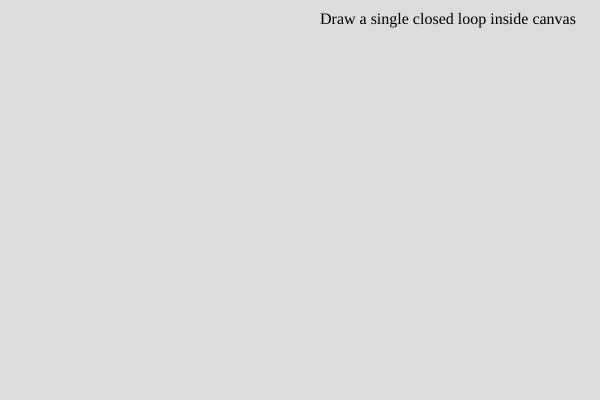
Frame 1 (no input)
Frame 60 (no input): identical to frame 1, image omitted
Frame 120 (the mouse pressed at the canvas centre since frame 60): identical to frame 1, image omitted

The p5.js sketch that drew this single still picture (run headless with seeded random() and noise() and a simulated clock; from frame 60 on, the mouse is pressed at the canvas centre):

// p5.js sketch
// ── sketch.js
// While drawing shape you can only draw a single loop. if mouse is lifted to draw seperately it will join to previous point. and if drawing is completed the start and end points are joined to make it a closed loop.

var points = []; // The points we draw.. stored as p5.Vector
var canDraw = true; // After hitting start button, to prevent mouseDragged creating extra points
var coeff = {}; // The main object which carries data of { key = angular speed of circle, value = complex number as p5.Vector | which gives size and starting angle of circle => radius = value.mag() and starting angle = value.heading() }
var maxCircles = 100; // this value changes how many circles you want to see on screen. If maxCircles = 100 you will see circles with angular speed -50 to 50 excluding 0.
// maxCircles can be adjusted by circlesSlider (NOTE: maxCircles will only take even value so if circlesSlider is odd it will take circlesSlider.value()+1)

// There are three phases of draws in this program
// 1) the phase where you will give your shape
// 2) the phase where we try to fit the shape by increasing number of circles
// 3) the phase where epicycles try to draw the shape and this phase continues till termination
var drawCounter = 0; // drawCounter indicates the phase you are in (0-indexed)
var animResol = 200; // animResol = number of frames the second phase will stay. You can change it accordingly
var animFram = 0; // animFram keeps count of number of frames passed in second phase
var revolveResol = 400; // revolveResol = number of frames the third phase will stay. You can change it accordingly
var revolveFrame = 0; // revolveFrame keeps count of number of frames passed in third phase
var ansPoints = {}; // used to draw second phase. This carries data of shapes formed by different number of circles { key = n | circles with angular speed -n to n are used to form shape, value = shape stored in form of array of p5.Vector }.
var cirGr; // cirGr is 'circlesGroup' object which consists of data regarding circles that are drawn in third phase
var previewResol = 300; // This is used in second phase. previewResol = number of points to be shown in the loop in second phase. so ansPoints[i].length = previewResol

function setup() {
  createCanvas(600, 400);
  button = createButton("Start");
  button.position(250, 420);
  button.mousePressed(calcAndStart);
  reset = createButton("Reset");
  reset.position(350, 420);
  reset.mousePressed(ResetAll);
  circlesSlider = createSlider(1, 2 * maxCircles, maxCircles);
  circlesSlider.position(10, 420);
  infoLabel = createElement("label", "Draw a single closed loop inside canvas");
  infoLabel.position(320, 10);
  var sv = circlesSlider.value();
  errorLabel = createElement("label", "Draw Something");
  errorLabel.position(150, 500);
  sliderLabel = createElement(
    "label",
    "Number of circles = " + (sv + (sv % 2)).toString()
  );
  sliderLabel.position(10, 450);
}

// Resets all parameters and clears screen
function ResetAll() {
  points = [];
  canDraw = true;
  coeff = {};
  var sv = circlesSlider.value();
  maxCircles = sv + (sv % 2);
  drawCounter = 0;
  animFram = 0;
  revolveFrame = 0;
  ansPoints = {};
  cirGr = null;
  infoLabel.html("Draw a single loop inside canvas");
}

// can only draw shape in first phase and within boundary of canvas (with a offset of 10 pixels)
function mouseDragged() {
  if (canDraw)
    if (
      mouseX < width - 10 &&
      mouseY < height - 10 &&
      mouseX > 10 &&
      mouseY > 10
    )
      points.push(createVector(mouseX, mouseY));
}

// clicking start button starts this method
function calcAndStart() {
  var sv = circlesSlider.value();
  if (points.length > 0) {
    if (canDraw) {
      // if first time pressed
      animFram = 0;
      revolveFrame = 0;
      points.push(points[0]);
      maxCircles = sv + (sv % 2); // maxCircles should only contain even numbers
      canDraw = false;
      calcAllCoeff();
      finalShapeCalc();
      console.log(points.length);
      console.log("Calculated");
      drawCounter = 1;
      cirGr = new circlesGroup(coeff);
    } else if (maxCircles != sv && maxCircles != sv + 1) {
      animFram = 0;
      revolveFrame = 0;
      maxCircles = sv + (sv % 2); // maxCircles should only contain even numbers
      calcAllCoeff();
      finalShapeCalc();
      drawCounter = 1;
      console.log(points.length);
      console.log("Calculated");
      cirGr = new circlesGroup(coeff);
    }
  }
}

// used to calculate complex coefficients for respective angular speeds of circles
function calcAllCoeff() {
  var n = maxCircles / 2;
  coeff = {};
  for (i = -1 * n; i <= n; ++i) {
    coeff[i] = calcCoeff(i);
  }
}

// used to calculate ansPoints object for second phase
function finalShapeCalc() {
  ansPoints = {};
  for (var i = 0; i <= maxCircles / 2; ++i) {
    ansPoints[i] = [];
    for (var j = 0; j < previewResol; ++j) {
      var x = map(j, 0, previewResol, -1 * Math.PI, Math.PI);
      var cn = coeff[i];
      var cs = createVector(Math.cos(i * x), Math.sin(i * x));
      var vec = complexMult(cn, cs);
      if (i != 0) {
        vec.add(ansPoints[i - 1][j]);
        cn = coeff[-1 * i];
        cs = createVector(Math.cos(i * x), Math.sin(-1 * i * x));
        vec.add(complexMult(cn, cs));
      }
      ansPoints[i].push(vec);
    }
    ansPoints[i].push(ansPoints[i][0]);
  }
}

// Fourier series implementation to get complex coefficient for a angular speed
function calcCoeff(n) {
  var ans = createVector(0, 0);
  for (var i = 0; i < points.length - 1; ++i) {
    ans.add(integrateLine(i, n));
  }
  return ans;
}

// as complex numbers stored in p5.Vector this function gives complex multiplication of two p5.Vectors
function complexMult(v1, v2) {
  var a = v1.x;
  var b = v1.y;
  var c = v2.x;
  var d = v2.y;
  return createVector(a * c - b * d, b * c + a * d);
}

// Fourier stuff.. formula implementation
function integrateLine(pos, n) {
  var ll = map(pos, 0, points.length - 1, -1 * Math.PI, Math.PI);
  var ul = map(pos + 1, 0, points.length - 1, -1 * Math.PI, Math.PI);
  var ans = createVector(0, 0);
  for (var i = 0; i < 10; i++) {
    var x = map(i, 0, 10, ll, ul);
    var cs = createVector(Math.cos(n * x), Math.sin(-1 * n * x));
    var midvec = p5.Vector.lerp(points[pos], points[pos + 1], i / 10);
    ans.add(complexMult(midvec, cs));
  }
  ans.div(points.length - 1);
  ans.div(10);
  return ans;
}

// always draw the points array.. throughout all phases
function alwaysDraw() {
  noFill();
  stroke(0);
  strokeWeight(1);
  beginShape();
  for (var i = 0; i < points.length; ++i) {
    vertex(points[i].x, points[i].y);
  }
  endShape();
}

// phase 2 drawing..
function drawAnim() {
  stroke(255, 0, 0);
  strokeWeight(1);
  beginShape();
  var curr = map(animFram, 0, animResol, 0, maxCircles / 2);
  var left = Math.floor(curr);
  var right = left + 1;
  for (var i = 0; i <= previewResol; ++i) {
    var temp = p5.Vector.lerp(
      ansPoints[left][i],
      ansPoints[right][i],
      curr - left
    );
    vertex(temp.x, temp.y);
  }
  endShape();
  animFram++;
  infoLabel.html("Showing Frames " + animFram + "/" + animResol);
  if (animFram == animResol) {
    drawCounter++;
  }
}

function draw() {
  background(220);
  alwaysDraw();
  var sv = circlesSlider.value();
  if(maxCircles != sv && maxCircles != sv + 1) {
    calcAndStart()
  }
  sliderLabel.html("Number of circles = " + (sv + (sv % 2)).toString());
  if (points.length > 0) errorLabel.html("");
  else errorLabel.html("Draw Something before hitting start");
  if (drawCounter == 1) {
    drawAnim();
  }
  if (drawCounter == 2) {
    cirGr.update();
    cirGr.show();
    revolveFrame++;
    infoLabel.html("Showing Frames " + revolveFrame + "/" + revolveResol);
    if (revolveFrame == revolveResol) {
      revolveFrame = 0;
      cirGr = new circlesGroup(coeff);
    }
  }
}

// ── circle.js
class circle {
  constructor(center, coeff, omega) {
    this.c = center;
    this.r = coeff.mag();
    this.ang = coeff.heading() - omega * Math.PI;
    this.sp = (2 * omega * Math.PI) / revolveResol;
    //this.ang -= (5 * this.sp);
    //this.sp = omega;
  }

  getEnd() {
    var vec = p5.Vector.fromAngle(this.ang, this.r);
    vec.add(this.c);
    return vec;
  }

  update(center) {
    this.c = center;
    this.ang += this.sp;
  }

  show() {
    stroke(0, 100);
    strokeWeight(1);
    ellipse(this.c.x, this.c.y, 2 * this.r, 2 * this.r);
    var end = this.getEnd();
    line(this.c.x, this.c.y, end.x, end.y);
  }
}

// ── circlesGroup.js
class circlesGroup {
  constructor(coeffData) {
    this.orig = coeffData[0];
    this.data = [];
    for (var n in coeffData) {
      if (n != 0) {
        this.data.push([n, coeffData[n]]);
      }
    }
    this.data.sort(function(a, b) {
      var m1 = a[1].mag();
      var m2 = b[1].mag();
      return m2 - m1;
    });
    this.circles = [];
    this.points = [];
    var end = this.orig;
    for (var i in this.data) {
      var cir = new circle(end, this.data[i][1], this.data[i][0]);
      this.circles.push(cir);
      end = cir.getEnd();
    }
    this.points.push(end);
  }

  update() {
    var newEnd = this.orig;
    for (var i in this.circles) {
      this.circles[i].update(newEnd);
      newEnd = this.circles[i].getEnd();
    }
    this.points.push(newEnd);
  }

  show() {
    for (var i in this.circles) {
      this.circles[i].show();
    }
    stroke(0, 0, 255);
    beginShape();
    for (var i in this.points) {
      vertex(this.points[i].x, this.points[i].y);
    }
    endShape();
  }
}
